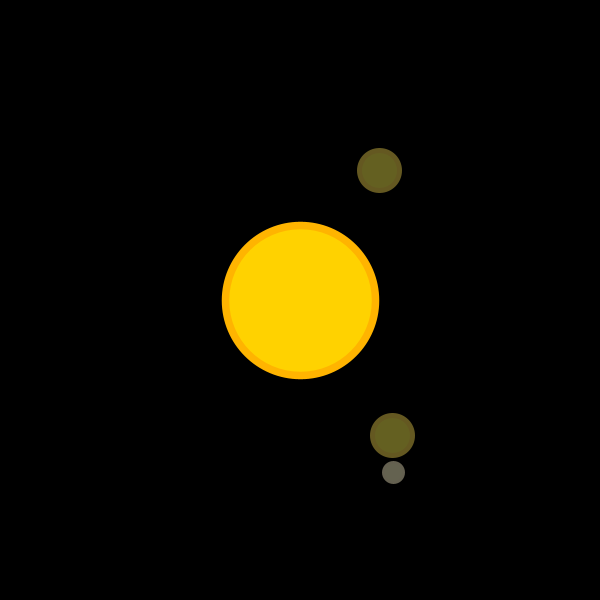
Frame 1 (no input)
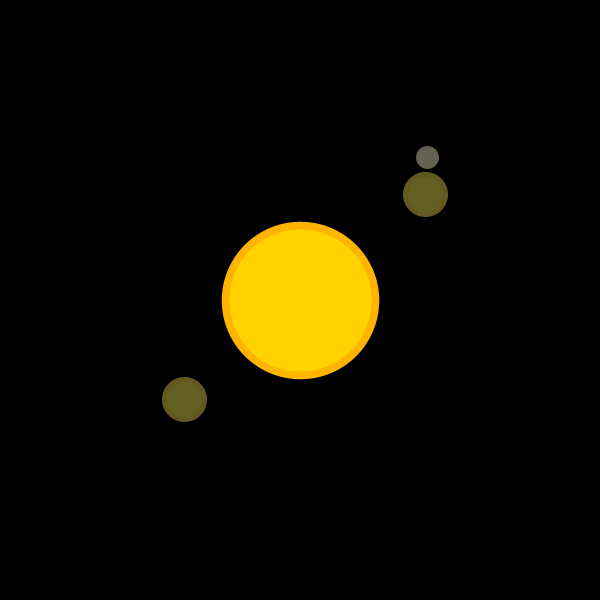
Frame 60 (the mouse pressed at the canvas centre just before this capture)
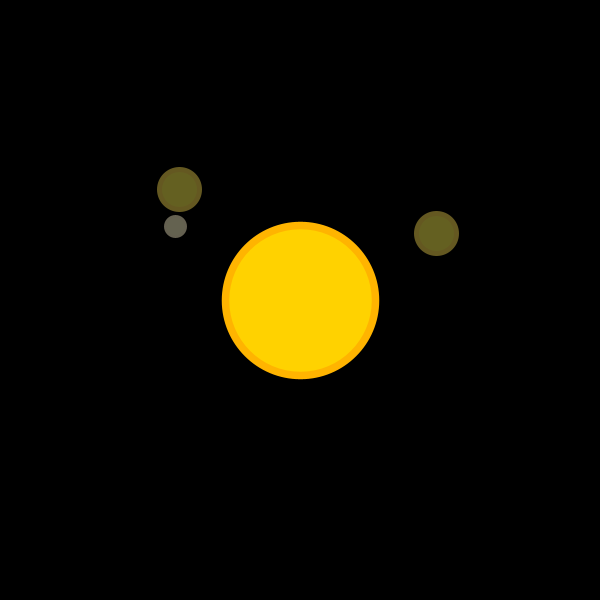
Frame 120 (the mouse held since frame 60 and released just before this capture)

The Processing sketch that drew these frames (run headless with seeded random() and noise(); from frame 60 on, the mouse is pressed at the canvas centre):

// Processing sketch: Orbit_Animation
// ── Orbit_Animation.pde
float d = 150;

Planet[] planets = new Planet[floor(random(1, 3) + 0.5)];

void setup() {
  size(600,600);
  colorMode(HSB);
  
  for (int i = 0; i < planets.length; i++) {
    planets[i] = new Planet(random(100, 300), random(0.1, 0.5));
    planets[i].spawnMoons();
  }
}

void draw() {
  translate(width/2,height/2);
  background(0);
  stroke(30,255,255);
  strokeWeight(d/20);
  fill(35,255,255);
  ellipse(0, 0, d, d);
  
  for (Planet p : planets) {
    p.update();
    p.show();
  }
}
// ── Moon.pde
class Moon {
  
  PVector pos = new PVector(0, 0);
  float oSpeed;
  
  float r;
  float oPos = random(TWO_PI);
  
  Moon(float _r, float _oSpeed) {
    r = _r;
    oSpeed = _oSpeed;
  }
  
  void update() {
    pos.x = r * sin(oPos * oSpeed);
    pos.y = r * cos(oPos * oSpeed);
    oPos += 0.1;
  }
  
  void show() {
    stroke(35,50,100);
    strokeWeight(3);
    fill(40,50,100);
    ellipse(pos.x,pos.y,20,20);
  }
  
}
// ── Planet.pde
class Planet {
  
  Moon[] moons = new Moon[floor(random(2) + 0.5)];
  PVector pos = new PVector(0, 0);
  float oSpeed;
  
  float r;
  float oPos = random(TWO_PI);
  
  Planet(float _r, float _oSpeed) {
    r = _r;
    oSpeed = _oSpeed;
  }
  
  void spawnMoons() {
    if (moons.length != 0) {
      for (int i = 0; i < moons.length; i++) {
        moons[i] = new Moon(random(35,60), random(oSpeed, oSpeed * 5));
      }
    }
  }
  
  void update() {
    pos.x = r * sin(oPos * oSpeed);
    pos.y = r * cos(oPos * oSpeed);
    oPos += 0.1;
    
    if (moons.length != 0) {
      //update moons
      for (Moon mun : moons) {
        pushMatrix();
        mun.update();
        translate(pos.x, pos.y);
        mun.show();
        popMatrix();
      }
    }
  }
  
  void show() {
    stroke(35,170,100);
    strokeWeight(5);
    fill(40,170,100);
    ellipse(pos.x,pos.y,40,40);
  }
  
}
